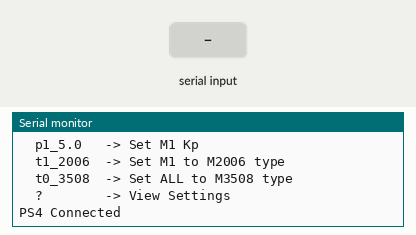
Bench run of a sketch on a simulated ESP32. Shown: the last lines printed to the serial monitor. The test bench sets the inputs (shaded band). Nothing arrives over Bluetooth unless stated.

Above: at 1.2 s.
1.3 s: "?" received over Serial
At 2.0 s:
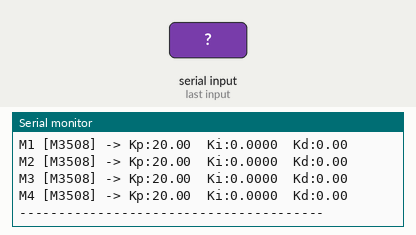
2.8 s: "d" received over Serial
At 5.6 s:
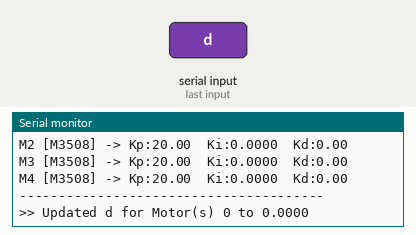
5.8 s: "90,45,200\n" received over Serial
At 6.3 s:
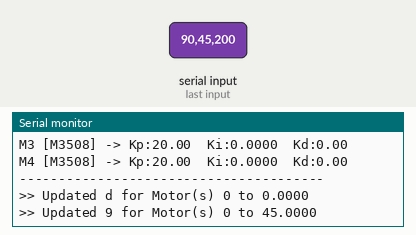
7.3 s: "v90\n" received over Serial
At 8.3 s:
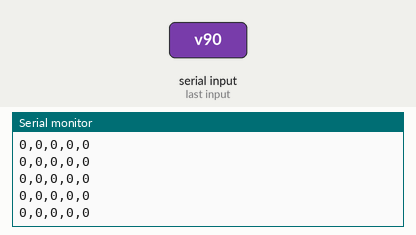
8.8 s: "v,45\n" received over Serial
At 9.7 s:
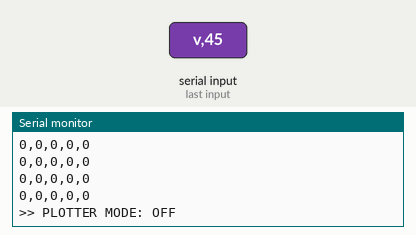
10.3 s: "s90\n" received over Serial
At 10.9 s:
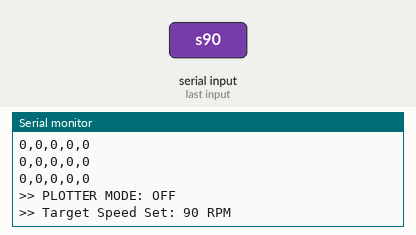
Timing chart, 0 to 12.8 s (numbered marks = the images above; inputs shaded):
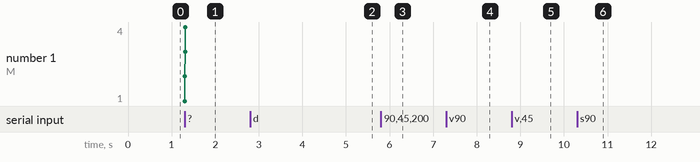

Measured:
- after the input at 1.3 s, the serial monitor: prints a new line at once (image 1)
- after the input at 2.8 s, the serial monitor: prints a new line after 2.0 s (image 2)
- after the input at 5.8 s, the serial monitor: prints a new line at once (image 3)
- after the input at 7.3 s, the serial monitor: prints a new line at once (image 4)
- after the input at 8.8 s, the serial monitor: prints a new line at once (image 5)
- after the input at 10.3 s, the serial monitor: prints a new line at once (image 6)

The sketch:

bldc_tuning.ino
```cpp
#include <SPI.h>
#include <mcp2515.h>
#include <PS4Controller.h>

const int CS_Pin = 5;

// --- MOTOR SETTINGS ---
const uint32_t RM_CMD_ID_1_4 = 0x200;
const float M3508_Current_Max = 16384.0f;
const float M2006_Current_Max = 10000.0f;
const float M3508_Gear_Reduction = 19.0f;
const float M2006_Gear_Reduction = 36.0f;

// --- CONFIGURATION ---
// True = M3508, False = M2006
// Defaulting all to M3508. Change via Serial or edit here.
bool isM3508[4] = {true, true, true, true};

// --- TUNING VARIABLES ---
float TUNING_TARGET_RPM = 500.0f;
bool enablePlotter = false;

// --- PID Structure ---
struct PID_Config {
  float Kp, Ki, Kd;
  float integral, prevError;
};

// Array of 4 PIDs
PID_Config pids[4] = {
  {20.0, 0.0, 0.0, 0.0, 0.0},
  {20.0, 0.0, 0.0, 0.0, 0.0},
  {20.0, 0.0, 0.0, 0.0, 0.0},
  {20.0, 0.0, 0.0, 0.0, 0.0}
};

// --- Objects ---
struct can_frame canRead;
struct can_frame canWrite;
MCP2515 mcp2515(CS_Pin);

float currentRPMs[4] = {0, 0, 0, 0};

void onConnect() { Serial.println("PS4 Connected"); }
void onDisConnect() { Serial.println("PS4 Disconnected"); }

void PS4_Setup() {
  PS4.begin("84:1f:e8:68:f8:a2");
  PS4.attachOnConnect(onConnect);
  PS4.attachOnDisconnect(onDisConnect);
}

void ProcessMotorFeedback(uint32_t CAN_ID, uint8_t RPM_H, uint8_t RPM_L) {
  int16_t RPM_Raw = (RPM_H << 8) | RPM_L;

  if (CAN_ID >= 0x201 && CAN_ID <= 0x204) {
    int motorIdx = CAN_ID - 0x201; // 0 to 3

    // Select Ratio based on Config
    float ratio = (isM3508[motorIdx]) ? M3508_Gear_Reduction : M2006_Gear_Reduction;

    currentRPMs[motorIdx] = (float)RPM_Raw / ratio;
  }
}

// Now accepts motorIndex to check which Current Limit to use
int16_t CalculatePID(float targetRPM, float actualRPM, PID_Config &pid, int motorIdx) {
  float error = targetRPM - actualRPM;
  float P = pid.Kp * error;
  pid.integral += error;

  if (pid.integral > 3000) pid.integral = 3000;
  if (pid.integral < -3000) pid.integral = -3000;

  float I = pid.Ki * pid.integral;
  float D = pid.Kd * (error - pid.prevError);
  pid.prevError = error;

  float output = P + I + D;

  // Select Max Current based on Config
  float maxCurrent = (isM3508[motorIdx]) ? M3508_Current_Max : M2006_Current_Max;

  if (output > maxCurrent) output = maxCurrent;
  if (output < -maxCurrent) output = -maxCurrent;

  return (int16_t)output;
}

void CheckSerialTuning() {
  if (Serial.available() > 0) {
    char command = Serial.read();

    // --- COMMAND: VIEW SETTINGS ---
    if (command == '?') {
       Serial.printf("\n--- CURRENT SETTINGS (Target: %.0f) ---\n", TUNING_TARGET_RPM);
       for(int i=0; i<4; i++) {
         const char* typeName = (isM3508[i]) ? "M3508" : "M2006";
         Serial.printf("M%d [%s] -> Kp:%.2f  Ki:%.4f  Kd:%.2f\n",
                        i+1, typeName, pids[i].Kp, pids[i].Ki, pids[i].Kd);
       }
       Serial.println("---------------------------------------");
       while(Serial.available()) Serial.read();
       return;
    }

    // --- COMMAND: TOGGLE PLOTTER ---
    if (command == 'v') {
       enablePlotter = !enablePlotter;
       if(enablePlotter) Serial.println(">> PLOTTER MODE: ON");
       else Serial.println(">> PLOTTER MODE: OFF");
       while(Serial.available()) Serial.read();
       return;
    }

    // --- COMMAND: SET SPEED ---
    if (command == 's') {
       float val = Serial.parseFloat();
       TUNING_TARGET_RPM = val;
       Serial.printf(">> Target Speed Set: %.0f RPM\n", TUNING_TARGET_RPM);
       while(Serial.available()) Serial.read();
       return;
    }

    // --- COMMAND: MOTOR TYPE (t1_3508 or t1_2006) ---
    if (command == 't') {
        int motorID = Serial.parseInt();
        char separator = Serial.read(); // Read '_'
        int typeVal = Serial.parseInt(); // Read 3508 or 2006

        int startIdx = (motorID == 0) ? 0 : motorID - 1;
        int endIdx   = (motorID == 0) ? 3 : motorID - 1;
        if (startIdx < 0) startIdx = 0; if (endIdx > 3) endIdx = 3;

        bool newState = (typeVal == 3508); // True if 3508, False if 2006

        for(int i = startIdx; i <= endIdx; i++) {
            isM3508[i] = newState;
        }
        Serial.printf(">> Set Motor(s) %d to M%d\n", motorID, (newState ? 3508 : 2006));

        while(Serial.available()) Serial.read();
        return;
    }

    // --- COMMAND: PID UPDATE ---
    int motorID = Serial.parseInt();
    char separator = Serial.read();
    float value = Serial.parseFloat();
    while(Serial.available()) Serial.read();

    int startIdx = (motorID == 0) ? 0 : motorID - 1;
    int endIdx   = (motorID == 0) ? 3 : motorID - 1;
    if (startIdx < 0) startIdx = 0; if (endIdx > 3) endIdx = 3;

    for(int i = startIdx; i <= endIdx; i++) {
        switch(command) {
          case 'p': pids[i].Kp = value; pids[i].integral = 0; break;
          case 'i': pids[i].Ki = value; pids[i].integral = 0; break;
          case 'd': pids[i].Kd = value; break;
        }
    }
    Serial.printf(">> Updated %c for Motor(s) %d to %.4f\n", command, motorID, value);
  }
}

void SendCANCommand(int16_t m1, int16_t m2, int16_t m3, int16_t m4) {
  canWrite.can_id = RM_CMD_ID_1_4;
  canWrite.can_dlc = 8;
  int16_t allMotors[4] = {m1, m2, m3, m4};
  for (int i = 0; i < 4; i++) {
    canWrite.data[i * 2]     = (allMotors[i] >> 8) & 0xFF;
    canWrite.data[i * 2 + 1] = allMotors[i] & 0xFF;
  }
  mcp2515.sendMessage(&canWrite);
}

void setup() {
  Serial.begin(115200);
  PS4_Setup();
  mcp2515.reset();
  mcp2515.setBitrate(CAN_1000KBPS, MCP_8MHZ); // Check Crystal! 8 vs 16
  mcp2515.setNormalMode();

  Serial.println("--- MULTI-MOTOR TUNING READY ---");
  Serial.println("  p1_5.0   -> Set M1 Kp");
  Serial.println("  t1_2006  -> Set M1 to M2006 type");
  Serial.println("  t0_3508  -> Set ALL to M3508 type");
  Serial.println("  ?        -> View Settings");
}

void loop() {
  CheckSerialTuning();

  while (mcp2515.readMessage(&canRead) == MCP2515::ERROR_OK) {
    ProcessMotorFeedback(canRead.can_id, canRead.data[2], canRead.data[3]);
  }

  int16_t outputM[4] = {0,0,0,0};
  float currentTarget = 0;

  if (PS4.isConnected()) {
    if (abs(PS4.LStickY()) > 10) {
      currentTarget = TUNING_TARGET_RPM;
    } else {
      for(int i=0; i<4; i++) {
          pids[i].integral = 0;
          pids[i].prevError = 0;
      }
    }
    for(int i=0; i<4; i++) {
       // Pass 'i' (Motor Index) so it knows which Current Limit to use
       outputM[i] = CalculatePID(currentTarget, currentRPMs[i], pids[i], i);
    }
  }

  SendCANCommand(outputM[0], outputM[1], outputM[2], outputM[3]);

  if (enablePlotter) {
    Serial.printf("%.0f,%.0f,%.0f,%.0f,%.0f\n",
                  currentTarget, currentRPMs[0], currentRPMs[1], currentRPMs[2], currentRPMs[3]);
  }

  delay(10);
}
```
